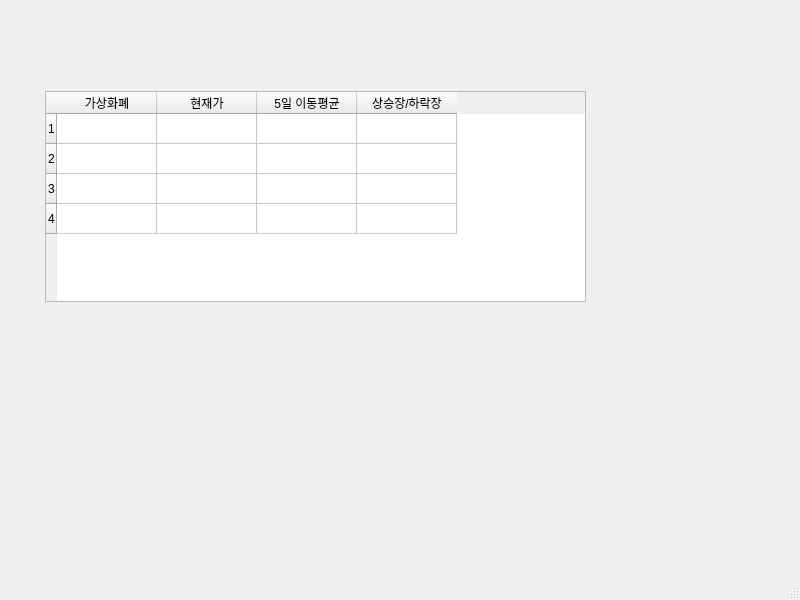
<?xml version="1.0" encoding="UTF-8"?>
<ui version="4.0">
 <class>MainWindow</class>
 <widget class="QMainWindow" name="MainWindow">
  <property name="geometry">
   <rect>
    <x>0</x>
    <y>0</y>
    <width>800</width>
    <height>600</height>
   </rect>
  </property>
  <property name="windowTitle">
   <string>MainWindow</string>
  </property>
  <widget class="QWidget" name="centralwidget">
   <widget class="QTableWidget" name="tableWidget">
    <property name="geometry">
     <rect>
      <x>45</x>
      <y>91</y>
      <width>541</width>
      <height>211</height>
     </rect>
    </property>
    <property name="rowCount">
     <number>4</number>
    </property>
    <row/>
    <row/>
    <row/>
    <row/>
    <column>
     <property name="text">
      <string>가상화폐</string>
     </property>
    </column>
    <column>
     <property name="text">
      <string>현재가</string>
     </property>
    </column>
    <column>
     <property name="text">
      <string>5일 이동평균</string>
     </property>
    </column>
    <column>
     <property name="text">
      <string>상승장/하락장</string>
     </property>
    </column>
   </widget>
  </widget>
  <widget class="QMenuBar" name="menubar">
   <property name="geometry">
    <rect>
     <x>0</x>
     <y>0</y>
     <width>800</width>
     <height>26</height>
    </rect>
   </property>
  </widget>
  <widget class="QStatusBar" name="statusbar"/>
 </widget>
 <resources/>
 <connections/>
</ui>
